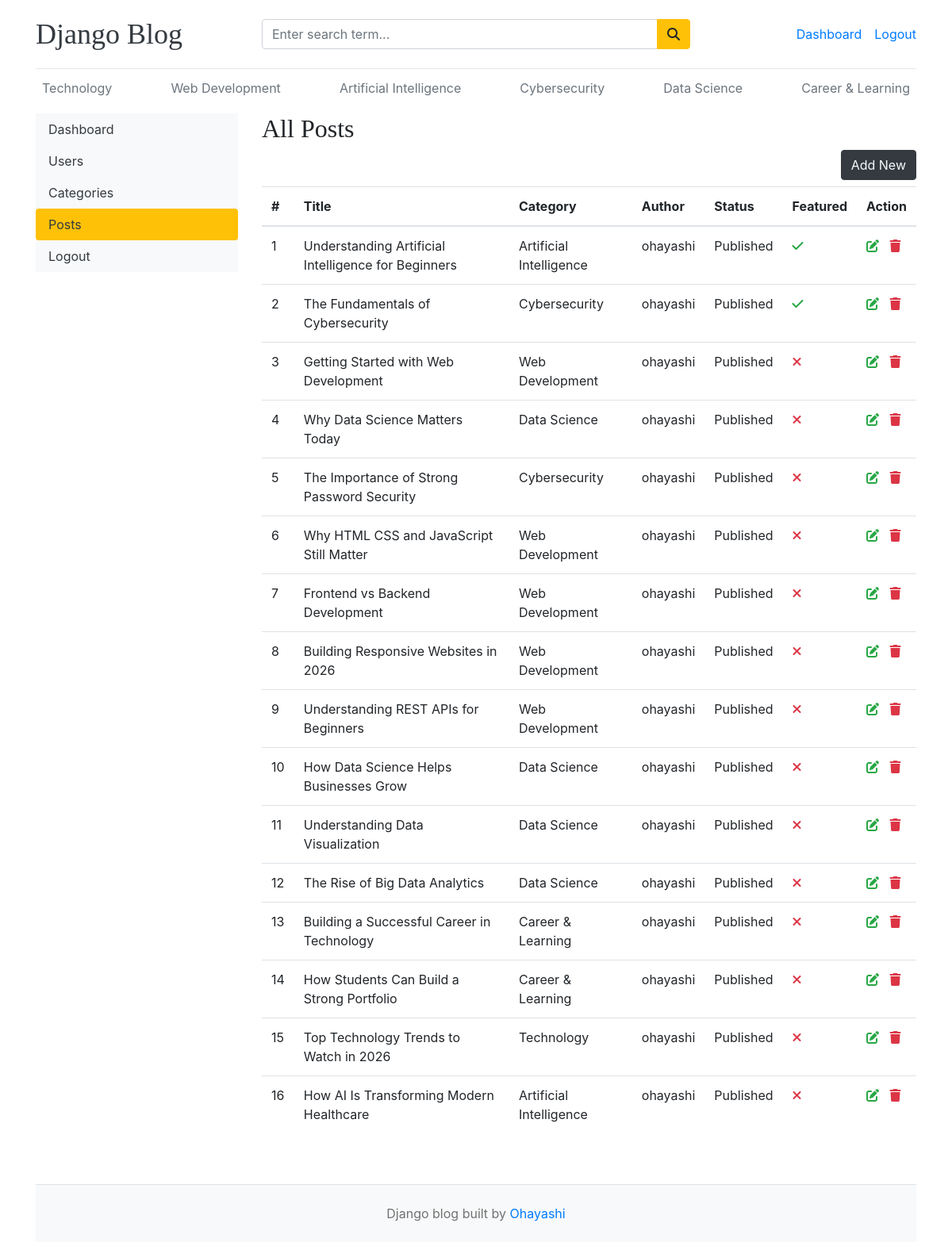
The page /dashboard/posts/ (signed in) on the database its author committed.
### blogs/models.py (models this page shows, shortened)
class Category(models.Model):
  category_name = models.CharField(max_length=50, unique=True)
  created_at = models.DateTimeField(auto_now_add=True)
  updated_at = models.DateTimeField(auto_now=True)
  class Meta:
    verbose_name_plural = 'Categories'
  def __str__(self):
    return self.category_name

class Blog(models.Model):
  STATUS_CHOICES = (
    ("Draft", "Draft"),
    ("Published", "Published")
  )
  title = models.CharField(max_length=100)
  slug = models.SlugField(max_length=150, unique = True, blank=True)
  category = models.ForeignKey(Category, on_delete=models.CASCADE)
  author  = models.ForeignKey(User, on_delete=models.CASCADE)
  featured_image  = models.ImageField(upload_to='uploads/%Y/%m/%d', blank=True, null=True)
  short_description = models.TextField(max_length=500)
  blog_body = models.TextField(max_length=2000)
  status = models.CharField(max_length=20, choices=STATUS_CHOICES, default="Draft")
  is_featured  = models.BooleanField(default=False)
  created_at = models.DateTimeField(auto_now_add=True)
  updated_at = models.DateTimeField(auto_now=True)

### dashboards/views.py (the view)
# urls.py: path('posts/', views.posts, name='posts'),
@login_required(login_url='login')
@permission_required('blogs.view_blog', raise_exception=True)
def posts(request):
    posts = Blog.objects.all()
    context = {
        'posts': posts,
    }
    return render(request, 'dashboard/posts.html', context)

### blogs/context_processors.py (called while the page is built)
def get_categories(request):
  categories = Category.objects.all()
  return dict(categories = categories)

def get_social_links(request):
  social_links = SocialLink.objects.all()
  return dict(social_links = social_links)

### templates/dashboard/posts.html (shortened to what this page needs)
{% extends "base.html" %}
{% block content %}
<div class="row">
  {% include "dashboard/sidebar.html" %}
  <div class="col-md-9">
    <h2>All Posts</h2>
    <a href="{% url 'add_post' %}" class="btn btn-dark text-light float-right mb-2">Add New</a>
    <table class="table table-hover">
        <thead>
    <tr>
      <th>#</th>
      <th>Title</th>
      <th>Category</th>
      <th>Author</th>
      <th>Status</th>
      <th>Featured</th>
      <th>Action</th>
    </tr>
  </thead>
  <tbody>
    {% for post in posts %}
    <tr>
      <td>{{ forloop.counter }}</td>
      <td>{{ post.title }}</td>
      <td>{{ post.category}}</td>
      <td>{{ post.author }}</td>
      <td>{{ post.status }}</td>
      <td>{% if post.is_featured %} <i class="fa-solid fa-check text-success"></i> {% else %}<i class="fa-solid fa-times text-danger"></i>{% endif %}</td>
      <td>
        <a href="{% url 'edit_post' post.id %}"><i class="fa-solid fa-pen-to-square text-success"></i></a>
        <a href="{% url 'delete_post' post.id %}"><i class="fa-solid fa-trash text-danger"></i></a>
      </td>
    </tr>
    {% endfor %}
  </tbody>
    </table>
  </div>
</div>
{% endblock %}

### templates/base.html (shortened to what this page needs)
 {% load static %}
<!DOCTYPE html>
<html lang="en">
<head>
    <link href="https://getbootstrap.com/docs/4.0/dist/css/bootstrap.min.css" rel="stylesheet">
    <link href="{% static 'css/blog.css' %}" rel="stylesheet">
    <link rel="stylesheet" href="https://cdnjs.cloudflare.com/ajax/libs/font-awesome/6.7.2/css/all.min.css"></head>
<body>
  <div class="container">
<header class="blog-header py-3">
    <div class="row align-items-center">
        <div class="col-3 d-flex align-items-center">
            <a class="blog-header-logo text-dark" href="/">Django Blog</a>
        </div>
        <div class="col-6">
            <form action="{% url 'search' %}" method="GET">
                <div class="input-group">
                    <input
                        class="form-control"
                        type="text"
                        name="keyword"
                        value="{{ keyword }}"
                        placeholder="Enter search term..."
                        aria-label="Enter search term..."
                    >
                    <div class="input-group-append">
                        <button class="btn btn-warning" type="submit">
                            <i class="fa fa-search" aria-hidden="true"></i>
                        </button>
                    </div>
                </div>
            </form>
        </div>
        <div class="col-3 d-flex justify-content-end align-items-center">
            {% if not user.is_authenticated %}
                <a class="btn btn-sm btn-warning mr-2" href="{% url 'login' %}">
                    Login
                </a>
                <a class="btn btn-sm btn-outline-secondary" href="{% url 'register' %}">
                    Register
                </a>
            {% else %}
                <a href="{% url 'dashboard' %}" class="mr-3">
                    Dashboard
                </a>
                <form action="{% url 'logout' %}" method="POST" class="d-inline-flex align-items-center m-0">
                    <button type="submit" class="btn btn-link p-0 border-0">
                        Logout
                    </button>
                </form>
            {% endif %}
        </div>
    </div>
</header>
      <div class="nav-scroller py-1 mb-2">
        <nav class="nav d-flex justify-content-between">
          {% for category in categories %}
          <a class="p-2 text-muted" href="{% url 'posts_by_category' category.id %}">{{category.category_name}}</a>
          {% endfor %}
        </nav>
      </div>
{% block content%}
{% endblock %}
  <footer class="blog-footer text-center py-4 bg-light mt-5 border-top">
    <p class="m-0">Django blog built by <a href="#">Ohayashi</a></p>
  </footer>
</body>
</html>

### blog_main/static/css/blog.css (style rules this page uses)
.blog-header { border-bottom: 1px solid #e5e5e5; }
.blog-header-logo { font-family: "Playfair Display", Georgia, "Times New Roman", serif ; font-size: 2.25rem; }
h1, h2, h3, h4, h5, h6 { font-family: "Playfair Display", Georgia, "Times New Roman", serif ; }
.blog-footer { padding: 2.5rem 0; color: #727272; text-align: center; background-color: #f9f9f9; border-top: .05rem solid #e5e5e5; }
.blog-footer p:last-child { margin-bottom: 0; }

### rows shown on the page
Category: category_name "Technology"
Category: category_name "Web Development"
Category: category_name "Artificial Intelligence"
Category: category_name "Cybersecurity"
Category: category_name "Data Science"
Category: category_name "Career & Learning"
Blog: title "Understanding Artificial Intelligence for Beginners", category "Artificial Intelligence", author "ohayashi", status "Published", is_featured True (drawn)
Blog: title "The Fundamentals of Cybersecurity", category "Cybersecurity", author "ohayashi", status "Published", is_featured True (drawn)
Blog: title "Getting Started with Web Development", category "Web Development", author "ohayashi", status "Published", is_featured False (drawn)
Blog: title "Why Data Science Matters Today", category "Data Science", author "ohayashi", status "Published", is_featured False (drawn)
Blog: title "The Importance of Strong Password Security", category "Cybersecurity", author "ohayashi", status "Published", is_featured False (drawn)
Blog: title "Why HTML CSS and JavaScript Still Matter", category "Web Development", author "ohayashi", status "Published", is_featured False (drawn)
Blog: title "Frontend vs Backend Development", category "Web Development", author "ohayashi", status "Published", is_featured False (drawn)
Blog: title "Building Responsive Websites in 2026", category "Web Development", author "ohayashi", status "Published", is_featured False (drawn)
Blog: title "Understanding REST APIs for Beginners", category "Web Development", author "ohayashi", status "Published", is_featured False (drawn)
Blog: title "How Data Science Helps Businesses Grow", category "Data Science", author "ohayashi", status "Published", is_featured False (drawn)
Blog: title "Understanding Data Visualization", category "Data Science", author "ohayashi", status "Published", is_featured False (drawn)
Blog: title "The Rise of Big Data Analytics", category "Data Science", author "ohayashi", status "Published", is_featured False (drawn)
Blog: title "Building a Successful Career in Technology", category "Career & Learning", author "ohayashi", status "Published", is_featured False (drawn)
Blog: title "How Students Can Build a Strong Portfolio", category "Career & Learning", author "ohayashi", status "Published", is_featured False (drawn)
Blog: title "Top Technology Trends to Watch in 2026", category "Technology", author "ohayashi", status "Published", is_featured False (drawn)
Blog: title "How AI Is Transforming Modern Healthcare", category "Artificial Intelligence", author "ohayashi", status "Published", is_featured False (drawn)
